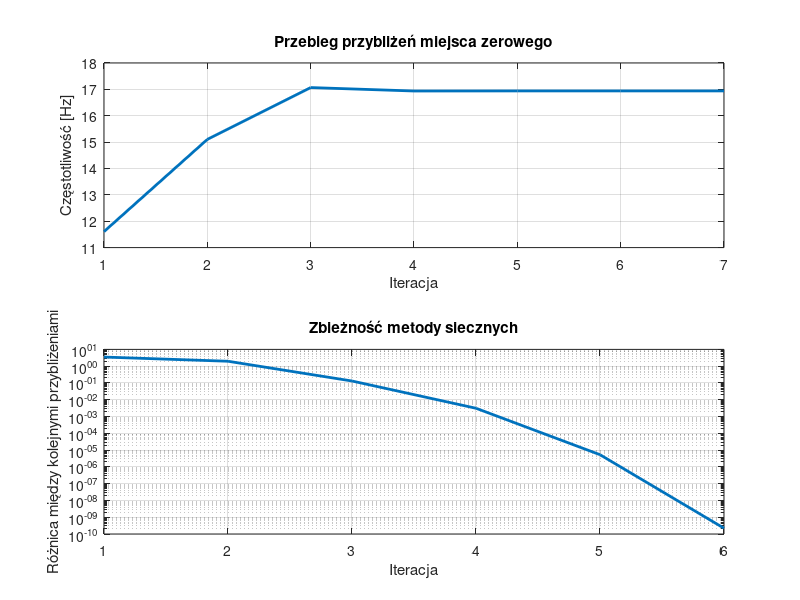

This figure's MATLAB source:
function [xvec,xdif,xsolution,ysolution,iterations] = velocity_secant()
% Wyznacza miejsce zerowe funkcji velocity_difference metodą siecznych.
% xvec - wektor z kolejnymi przybliżeniami miejsca zerowego;
%   xvec(1)=x2 przy założeniu, że x0 i x1 są punktami startowymi
% xdif - wektor różnic kolejnych przybliżeń miejsca zerowego
%   xdif(i) = abs(xvec(i+1)-xvec(i));
% xsolution - obliczone miejsce zerowe
% ysolution - wartość funkcji velocity_difference wyznaczona dla f=xsolution
% iterations - liczba iteracji wykonana w celu wyznaczenia xsolution

x0 = 1; % pierwszy punkt startowy metody siecznych
x1 = 40; % drugi punkt startowy metody siecznych
ytolerance = 1e-12; % tolerancja wartości funkcji w przybliżonym miejscu zerowym.
% Warunek abs(f1(xsolution))<ytolerance określa jak blisko zera ma znaleźć
% się wartość funkcji w obliczonym miejscu zerowym funkcji f1(), aby obliczenia
% zostały zakończone.
max_iterations = 1000; % maksymalna liczba iteracji wykonana przez alg. bisekcji

f0 = velocity_difference(x0);
f1 = velocity_difference(x1);

xvec = [];
xdif = [];
xsolution = Inf;
ysolution = Inf;
iterations = max_iterations;

for ii = 1:max_iterations
    x2 = x1 - (f1 * (x1 - x0)) / (f1 - f0);
    xvec(ii, 1) = x2;
    f2 = velocity_difference(x2);
    if abs(f2) < ytolerance
        xsolution = x2;
        ysolution = f2;
        iterations = ii;
        break;
    end
    x0 = x1;
    x1 = x2;
    f0 = f1;
    f1 = f2;
end

xdif = abs(diff(xvec));

figure;
subplot(2,1,1); 
plot(1:iterations, xvec, 'LineWidth', 2);
title("Przebieg przybliżeń miejsca zerowego");
xlabel("Iteracja");
ylabel("Częstotliwość [Hz]");
grid on;

subplot(2,1,2); 
semilogy(1:iterations-1, xdif, 'LineWidth', 2);
title("Zbieżność metody siecznych");
xlabel("Iteracja");
ylabel("Różnica między kolejnymi przybliżeniami");
grid on;

end

function velocity_delta = velocity_difference(t)

u = 2000;
m0 = 150000;
q = 2700;
g = 1.622;
M = 700;

if t <= 0
    print("t mniejsze od 0");
end

v = u * log(m0/(m0-q*t))-g*t;
velocity_delta = v - M;

end